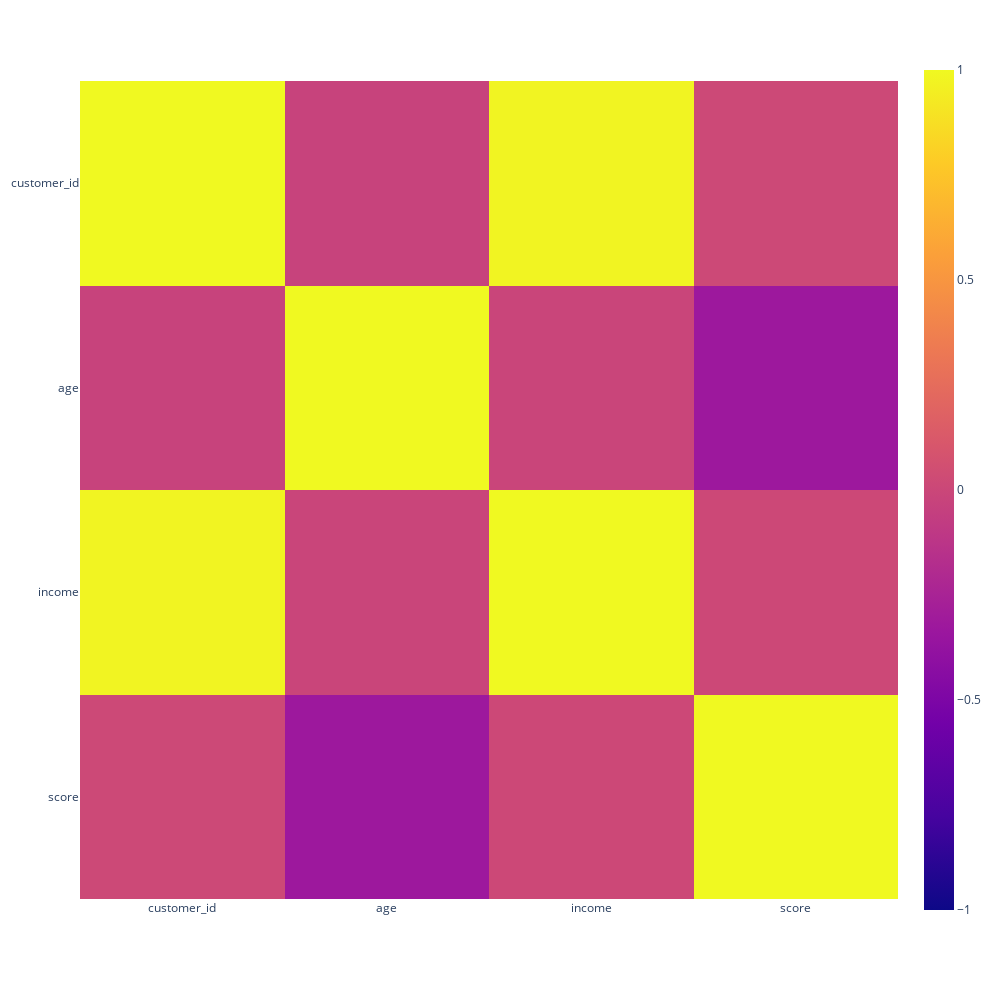

Notebook cell for this chart:
### Code cell
import plotly.express as px
fig = px.imshow(df_customer.corr(),
                height=1000,
                width=1000,
                range_color=[-1,1])
fig.show()

### Figure 1 — Plotly figure (JSON) as saved in the notebook; plotly's stock layout.template omitted (floating-point values rounded to 4 significant figures)
{"data": [{"coloraxis": "coloraxis", "hovertemplate": "x: %{x}<br>y: %{y}<br>color: %{z}<extra></extra>", "name": "0", "type": "heatmap", "x": ["customer_id", "age", "income", "score"], "xaxis": "x", "y": ["customer_id", "age", "income", "score"], "yaxis": "y", "z": [[1, -0.02676, 0.9775, 0.01383], [-0.02676, 1, -0.0124, -0.3272], [0.9775, -0.0124, 1, 0.009903], [0.01383, -0.3272, 0.009903, 1]]}], "layout": {"coloraxis": {"cmax": 1, "cmin": -1, "colorscale": [[0, "#0d0887"], [0.1111, "#46039f"], [0.2222, "#7201a8"], [0.3333, "#9c179e"], [0.4444, "#bd3786"], [0.5556, "#d8576b"], [0.6667, "#ed7953"], [0.7778, "#fb9f3a"], [0.8889, "#fdca26"], [1, "#f0f921"]]}, "height": 1000, "margin": {"t": 60}, "width": 1000, "xaxis": {"anchor": "y", "constrain": "domain", "domain": [0, 1], "scaleanchor": "y"}, "yaxis": {"anchor": "x", "autorange": "reversed", "constrain": "domain", "domain": [0, 1]}}}
